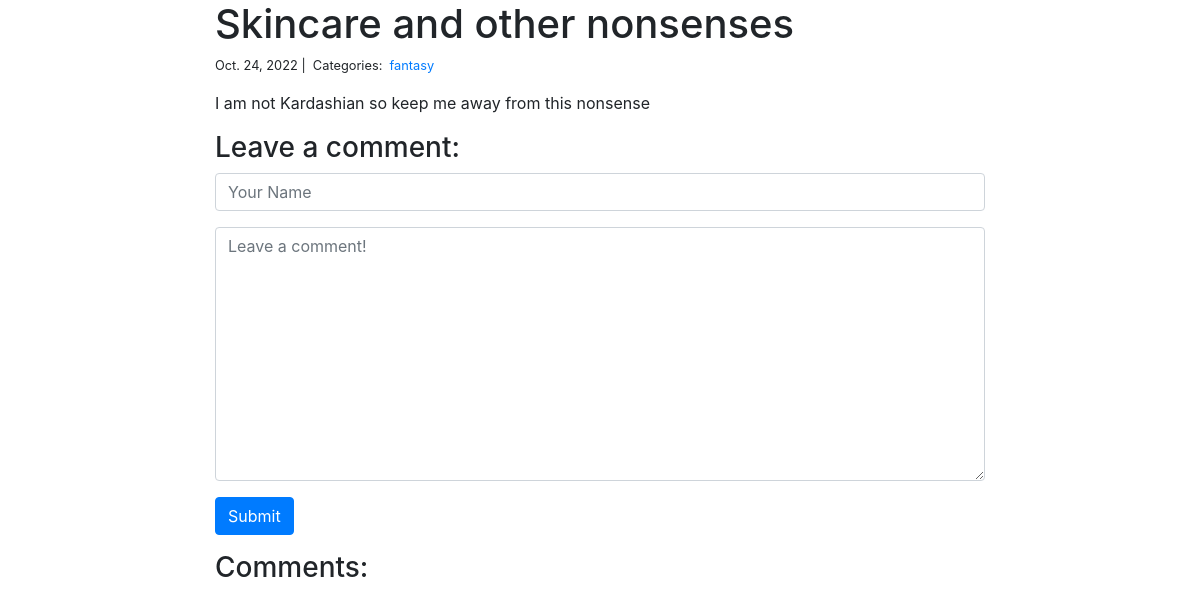
/blog/2/, run on an earlier commit of the app's database.
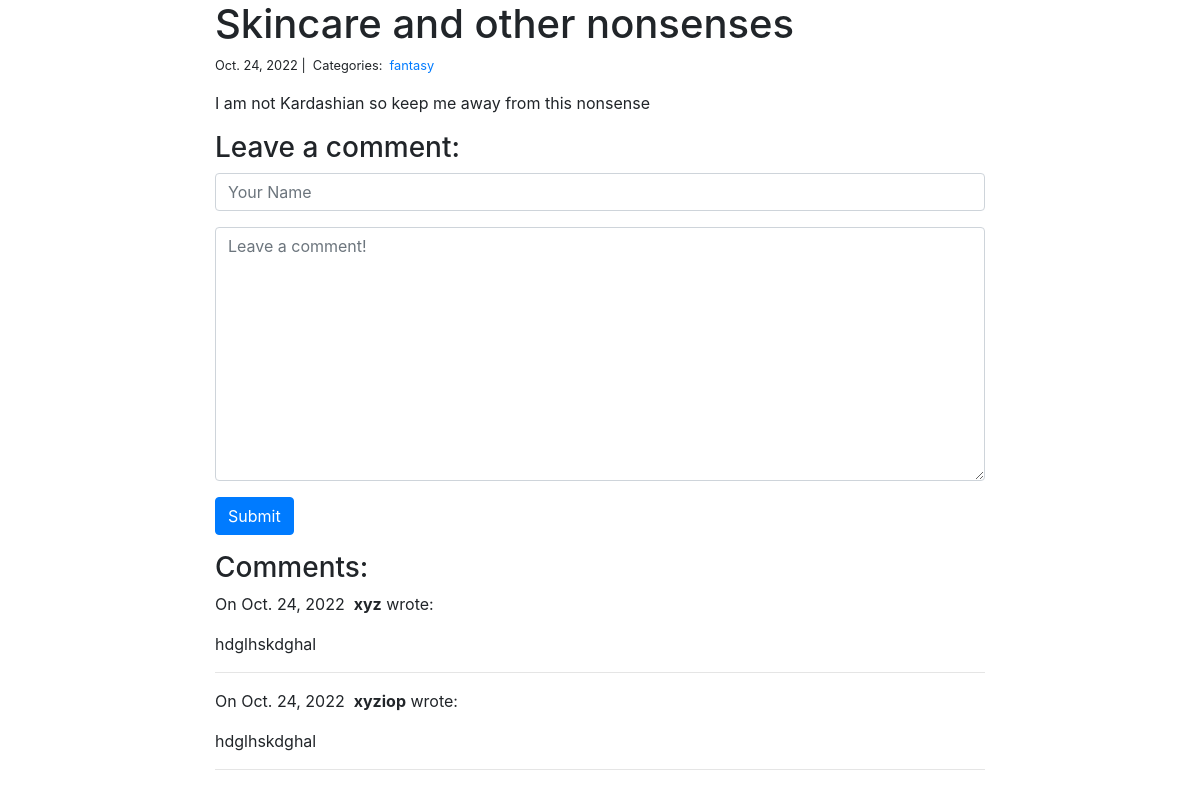
And on a later commit of the database.
### blog/models.py (models this page shows)
class Category(models.Model):
    name = models.CharField(max_length=20)

class Comment(models.Model):
    author = models.CharField(max_length=60)
    body = models.TextField()
    created_on = models.DateTimeField(auto_now_add=True)
    post = models.ForeignKey('Post', on_delete=models.CASCADE)

### blog/views.py (the view, shortened to what this page needs)
# urls.py: path("<int:pk>/", views.blog_detail, name="blog_detail"),
def blog_detail(request, pk):
    post = Post.objects.get(pk=pk)
    form = CommentForm()
    comments = Comment.objects.filter(post=post)
    context = {
        "post": post,
        "comments": comments,
        "form": form,
    }
    return render(request, "blog_detail.html", context)

### blog/forms.py
class CommentForm(forms.Form):
    author = forms.CharField(
        max_length=60,
        widget=forms.TextInput(attrs={
            "class": "form-control",
            "placeholder": "Your Name"
        })
    )
    body = forms.CharField(widget=forms.Textarea(
        attrs={
            "class": "form-control",
            "placeholder": "Leave a comment!"
        }
    ))

### blog/templates/blog_detail.html (shortened to what this page needs)
{% extends "base.html" %}
{% block page_content %}
<div class="col-md-8 offset-md-2">
    <h1>{{ post.title }}</h1>
    <small>
        {{ post.created_on.date }} |&nbsp;
        Categories:&nbsp;
        {% for category in post.categories.all %}
        <a href="{% url 'blog_category' category.name %}">
            {{ category.name }}
        </a>&nbsp;
        {% endfor %}
    </small>
    <p>{{ post.body | linebreaks }}</p>
    <h3>Leave a comment:</h3>
    <form action="/blog/{{ post.pk }}/" method="post">
        <div class="form-group">
            {{ form.author }}
        </div>
        <div class="form-group">
            {{ form.body }}
        </div>
        <button type="submit" class="btn btn-primary">Submit</button>
    </form>
    <h3>Comments:</h3>
    {% for comment in comments %}
    <p>
        On {{comment.created_on.date }}&nbsp;
        <b>{{ comment.author }}</b> wrote:
    </p>
    <p>{{ comment.body }}</p>
    <hr>
    {% endfor %}
</div>
{% endblock %}

What changed in the data, as far as the page shows it:
added Comment: created_on "Oct. 24, 2022", author "xyz", body "hdglhskdghal"
added Comment: created_on "Oct. 24, 2022", author "xyziop", body "hdglhskdghal"
